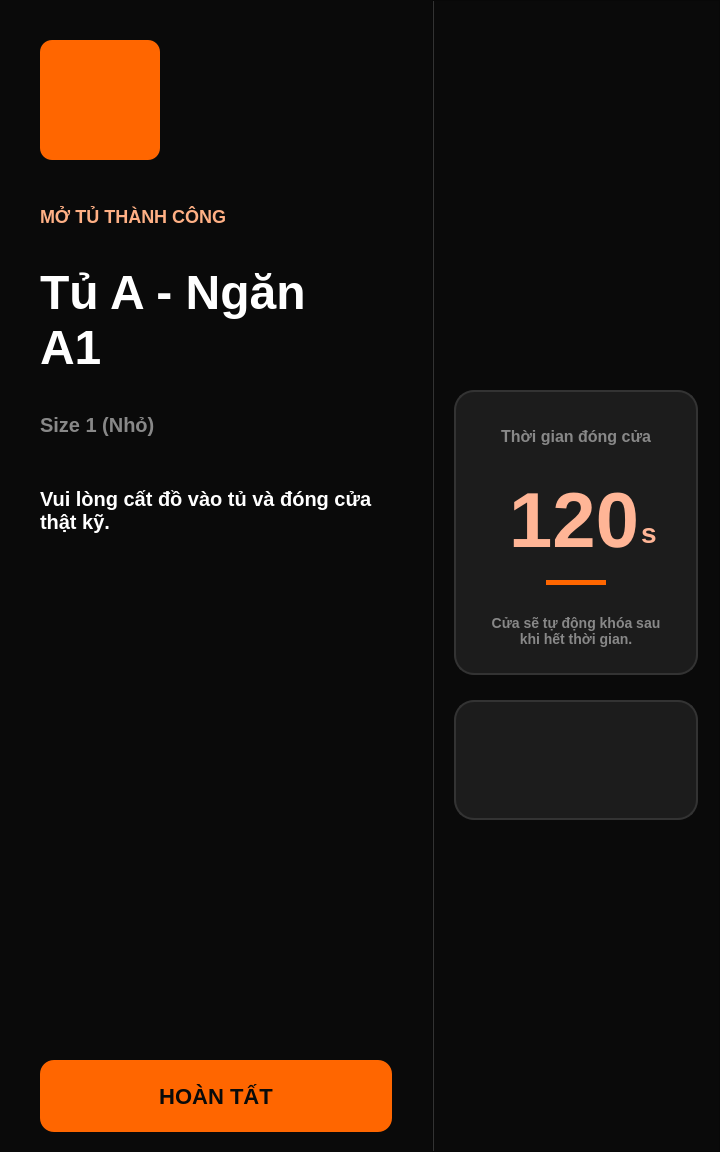
<?xml version="1.0" encoding="UTF-8"?>
<ui version="4.0">
 <class>mainContent</class>
 <widget class="QWidget" name="mainContent">
  <property name="geometry">
   <rect>
    <x>0</x>
    <y>0</y>
    <width>720</width>
    <height>1152</height>
   </rect>
  </property>
  <property name="windowTitle">
   <string>Form</string>
  </property>
  <property name="styleSheet">
   <string notr="true">#mainContent {
    background-color: #0A0A0A;
    border: none;
}
QFrame#leftContent {
    background-color: #0A0A0A;
    border: none;
}

QFrame#rightContent {
    background-color: #0A0A0A;
    border-left: 2px solid #333333;
}
</string>
  </property>
  <widget class="QFrame" name="leftContent">
   <property name="geometry">
    <rect>
     <x>0</x>
     <y>0</y>
     <width>432</width>
     <height>1152</height>
    </rect>
   </property>
   <property name="styleSheet">
    <string notr="true">QFrame#doorIconBox {
    background-color: #FF6600;
    border: none;
    border-radius: 12px;
}
QLabel#lblDoorIcon {
    color: #0A0A0A;
    font-size: 62px;
    font-weight: 900;
    background-color: transparent;
}
QLabel#lblOpenStatus {
    color: #FFB085;
    font-size: 18px;
    font-weight: 900;
    background-color: transparent;
}
QLabel#lblLockerName {
    color: #FFFFFF;
    font-size: 48px;
    font-weight: 900;
    background-color: transparent;
}
QLabel#lblLockerSize {
    color: #888888;
    font-size: 20px;
    font-weight: 500;
    background-color: transparent;
}
QLabel#lblInstruction {
    color: #FFFFFF;
    font-size: 20px;
    font-weight: 500;
    background-color: transparent;
}
QPushButton#btnFinish {
    background-color: #FF6600;
    border: none;
    border-radius: 14px;
    color: #0A0A0A;
    font-size: 22px;
    font-weight: 900;
}

QPushButton#btnFinish:pressed {
    background-color: #D95700;
}
</string>
   </property>
   <property name="frameShape">
    <enum>QFrame::Shape::StyledPanel</enum>
   </property>
   <property name="frameShadow">
    <enum>QFrame::Shadow::Raised</enum>
   </property>
   <widget class="QFrame" name="doorIconBox">
    <property name="geometry">
     <rect>
      <x>40</x>
      <y>40</y>
      <width>120</width>
      <height>120</height>
     </rect>
    </property>
    <property name="frameShape">
     <enum>QFrame::Shape::StyledPanel</enum>
    </property>
    <property name="frameShadow">
     <enum>QFrame::Shadow::Raised</enum>
    </property>
    <layout class="QHBoxLayout" name="horizontalLayout">
     <item>
      <widget class="QLabel" name="lblDoorIcon">
       <property name="text">
        <string/>
       </property>
       <property name="pixmap">
        <pixmap resource="../resources.qrc">:/assets/OpenLockerIcon.png</pixmap>
       </property>
       <property name="alignment">
        <set>Qt::AlignmentFlag::AlignCenter</set>
       </property>
      </widget>
     </item>
    </layout>
   </widget>
   <widget class="QLabel" name="lblOpenStatus">
    <property name="geometry">
     <rect>
      <x>40</x>
      <y>200</y>
      <width>350</width>
      <height>32</height>
     </rect>
    </property>
    <property name="text">
     <string>MỞ TỦ THÀNH CÔNG</string>
    </property>
   </widget>
   <widget class="QLabel" name="lblLockerName">
    <property name="geometry">
     <rect>
      <x>40</x>
      <y>250</y>
      <width>350</width>
      <height>140</height>
     </rect>
    </property>
    <property name="text">
     <string>Tủ A - Ngăn
A1</string>
    </property>
    <property name="wordWrap">
     <bool>true</bool>
    </property>
   </widget>
   <widget class="QLabel" name="lblLockerSize">
    <property name="geometry">
     <rect>
      <x>40</x>
      <y>400</y>
      <width>350</width>
      <height>50</height>
     </rect>
    </property>
    <property name="text">
     <string>Size 1 (Nhỏ)</string>
    </property>
   </widget>
   <widget class="QLabel" name="lblInstruction">
    <property name="geometry">
     <rect>
      <x>40</x>
      <y>465</y>
      <width>350</width>
      <height>90</height>
     </rect>
    </property>
    <property name="text">
     <string>Vui lòng cất đồ vào tủ và đóng cửa thật kỹ.</string>
    </property>
    <property name="wordWrap">
     <bool>true</bool>
    </property>
   </widget>
   <widget class="QPushButton" name="btnFinish">
    <property name="geometry">
     <rect>
      <x>40</x>
      <y>1060</y>
      <width>352</width>
      <height>72</height>
     </rect>
    </property>
    <property name="text">
     <string>HOÀN TẤT</string>
    </property>
   </widget>
  </widget>
  <widget class="QFrame" name="rightContent">
   <property name="geometry">
    <rect>
     <x>432</x>
     <y>0</y>
     <width>288</width>
     <height>1152</height>
    </rect>
   </property>
   <property name="styleSheet">
    <string notr="true">QFrame#timerCard {
    background-color: #1C1C1C;
    border: 2px solid #333333;
    border-radius: 20px;
}
QLabel#lblTimerTitle {
    color: #888888;
    font-size: 16px;
    font-weight: 500;
    background-color: transparent;
}
</string>
   </property>
   <property name="frameShape">
    <enum>QFrame::Shape::StyledPanel</enum>
   </property>
   <property name="frameShadow">
    <enum>QFrame::Shadow::Raised</enum>
   </property>
   <widget class="QFrame" name="timerCard">
    <property name="geometry">
     <rect>
      <x>22</x>
      <y>390</y>
      <width>244</width>
      <height>285</height>
     </rect>
    </property>
    <property name="styleSheet">
     <string notr="true">QLabel#lblTimerNumber {
    color: #FFB596;
    font-size: 78px;
    font-weight: 900;
    background-color: transparent;
}

QLabel#lblTimerUnit {
    color: #FFB596;
    font-size: 28px;
    font-weight: 900;
    background-color: transparent;
}
QFrame#timerDivider {
    background-color: #FF6600;
    border: none;
}
QLabel#lblTimerWarning {
    color: #888888;
    font-size: 14px;
    font-weight: 500;
    background-color: transparent;
}
</string>
    </property>
    <property name="frameShape">
     <enum>QFrame::Shape::StyledPanel</enum>
    </property>
    <property name="frameShadow">
     <enum>QFrame::Shadow::Raised</enum>
    </property>
    <widget class="QLabel" name="lblTimerTitle">
     <property name="geometry">
      <rect>
       <x>20</x>
       <y>35</y>
       <width>204</width>
       <height>22</height>
      </rect>
     </property>
     <property name="text">
      <string>Thời gian đóng cửa</string>
     </property>
     <property name="alignment">
      <set>Qt::AlignmentFlag::AlignCenter</set>
     </property>
    </widget>
    <widget class="QLabel" name="lblTimerNumber">
     <property name="geometry">
      <rect>
       <x>25</x>
       <y>85</y>
       <width>160</width>
       <height>90</height>
      </rect>
     </property>
     <property name="text">
      <string>120</string>
     </property>
     <property name="alignment">
      <set>Qt::AlignmentFlag::AlignRight|Qt::AlignmentFlag::AlignTrailing|Qt::AlignmentFlag::AlignVCenter</set>
     </property>
    </widget>
    <widget class="QLabel" name="lblTimerUnit">
     <property name="geometry">
      <rect>
       <x>187</x>
       <y>118</y>
       <width>35</width>
       <height>50</height>
      </rect>
     </property>
     <property name="text">
      <string>s</string>
     </property>
    </widget>
    <widget class="QFrame" name="timerDivider">
     <property name="geometry">
      <rect>
       <x>92</x>
       <y>190</y>
       <width>60</width>
       <height>5</height>
      </rect>
     </property>
     <property name="frameShape">
      <enum>QFrame::Shape::StyledPanel</enum>
     </property>
     <property name="frameShadow">
      <enum>QFrame::Shadow::Raised</enum>
     </property>
    </widget>
    <widget class="QLabel" name="lblTimerWarning">
     <property name="geometry">
      <rect>
       <x>28</x>
       <y>215</y>
       <width>188</width>
       <height>52</height>
      </rect>
     </property>
     <property name="text">
      <string>Cửa sẽ tự động khóa sau khi hết thời gian.</string>
     </property>
     <property name="alignment">
      <set>Qt::AlignmentFlag::AlignCenter</set>
     </property>
     <property name="wordWrap">
      <bool>true</bool>
     </property>
    </widget>
   </widget>
   <widget class="QFrame" name="securityBox">
    <property name="geometry">
     <rect>
      <x>22</x>
      <y>700</y>
      <width>244</width>
      <height>120</height>
     </rect>
    </property>
    <property name="styleSheet">
     <string notr="true">QFrame#securityBox {
    background-color: #1C1C1C;
    border: 2px solid #333333;
    border-radius: 20px;
}
</string>
    </property>
    <property name="frameShape">
     <enum>QFrame::Shape::StyledPanel</enum>
    </property>
    <property name="frameShadow">
     <enum>QFrame::Shadow::Raised</enum>
    </property>
    <widget class="QLabel" name="lblSecurityIcon">
     <property name="geometry">
      <rect>
       <x>0</x>
       <y>0</y>
       <width>244</width>
       <height>120</height>
      </rect>
     </property>
     <property name="text">
      <string/>
     </property>
     <property name="pixmap">
      <pixmap resource="../resources.qrc">:/assets/SecurityIcon.png</pixmap>
     </property>
     <property name="alignment">
      <set>Qt::AlignmentFlag::AlignCenter</set>
     </property>
    </widget>
   </widget>
  </widget>
 </widget>
 <resources>
  <include location="../resources.qrc"/>
 </resources>
 <connections/>
</ui>
